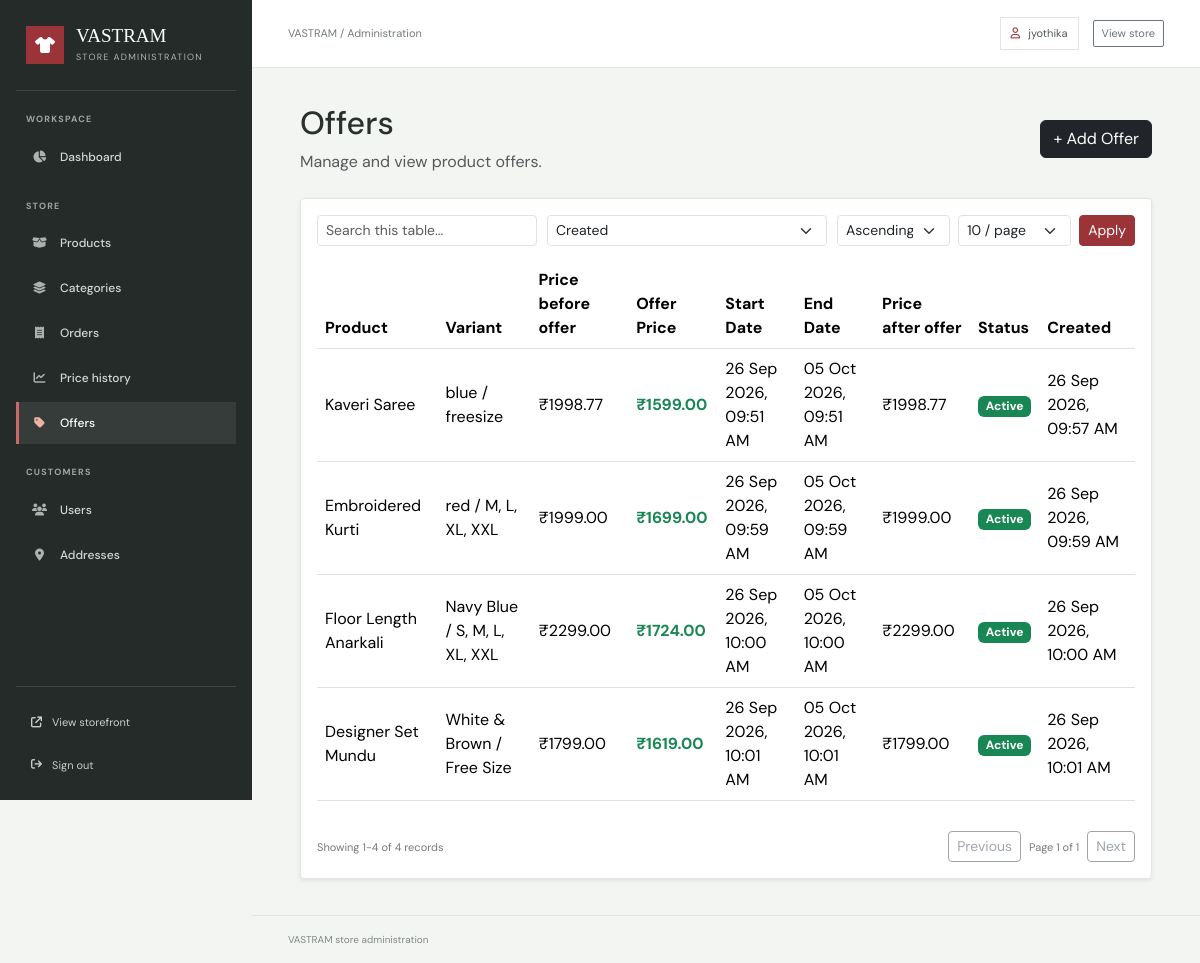
The page /accounts/admin-dashboard/offers/ (signed in) on the database its author committed.
### accounts/models.py (models this page shows)
class User(AbstractUser):
    uuid = models.UUIDField(default=uuid.uuid4, editable=False, unique=True)
    phone_number = models.CharField(max_length=15, blank=True)

### products/models.py (models this page shows, shortened)
class Offer(models.Model):
    uuid = models.UUIDField(default=uuid.uuid4, editable=False, unique=True)
    variant = models.ForeignKey(
        ProductVariant,
        on_delete=models.CASCADE,
        related_name='offers'
    )
    offer_price = models.DecimalField(
        max_digits=10,
        decimal_places=2
    )
    start_date = models.DateTimeField()
    end_date = models.DateTimeField()
    is_active = models.BooleanField(
        default=True
    )
    created_at = models.DateTimeField(
        auto_now_add=True
    )

class ProductVariant(models.Model):
    uuid = models.UUIDField(default=uuid.uuid4, editable=False, unique=True)
    product = models.ForeignKey(
        Product,
        on_delete=models.CASCADE,
        related_name='variants'
    )
    size = models.CharField(max_length=20, blank=True)
    color = models.CharField(max_length=50, blank=True)
    stock = models.PositiveIntegerField(default=0)
    price = models.DecimalField(
        max_digits=10,
        decimal_places=2
    )

class Product(models.Model):
    uuid = models.UUIDField(default=uuid.uuid4, editable=False, unique=True)
    name = models.CharField(max_length=200)
    slug = models.SlugField(max_length=220, unique=True, blank=True)
    category = models.ForeignKey(
        Category,
        on_delete=models.CASCADE
    )
    description = models.TextField()
    fabric = models.CharField(
        max_length=100,
        blank=True
    )
    image = models.ImageField(
        upload_to='products/',
        blank=True,
        null=True
    )
    created_at = models.DateTimeField(
        auto_now_add=True
    )

### accounts/views.py (the view)
@login_required
def admin_offers(request):
    if not request.user.is_superuser:
        return redirect('home')
    offer_queryset = Offer.objects.select_related(
        'variant',
        'variant__product'
    )
    table_context = admin_table_context(
        request,
        offer_queryset,
        [
            'variant__product__name',
            'variant__color',
            'variant__size',
        ],
        [
            ('product', 'Product', 'variant__product__name'),
            ('offer_price', 'Offer price', 'offer_price'),
            ('start', 'Start date', 'start_date'),
            ('end', 'End date', 'end_date'),
            ('created', 'Created', 'created_at'),
        ],
        'created'
    )
    offers = list(table_context['page_obj'].object_list)
    current_time = timezone.now()
    from products.models import PriceHistory
    offer_restored_prices = {
        (entry.variant_id, entry.start_date): entry.price
        for entry in PriceHistory.objects.filter(
            variant_id__in=[offer.variant_id for offer in offers],
            price_type='after_offer'
        )
    }
    base_price_history = {}
    for entry in PriceHistory.objects.filter(
        variant_id__in=[offer.variant_id for offer in offers],
        price_type__in=['original', 'updated', 'after_offer']
    ).order_by('variant_id', 'start_date', 'created_at'):
        base_price_history.setdefault(entry.variant_id, []).append(entry)
    for offer in offers:
        prices_before_offer = [
            entry for entry in base_price_history.get(offer.variant_id, [])
            if entry.start_date <= offer.start_date
            and (entry.end_date is None or entry.end_date >= offer.start_date)
        ]
        offer.price_before_offer = (
            prices_before_offer[-1].price
            if prices_before_offer else offer.variant.price
        )
        offer.restored_price = offer_restored_prices.get(
            (offer.variant_id, offer.end_date)
        )
        if not offer.is_active:
            offer.status = "Inactive"
        elif current_time < offer.start_date:
            offer.status = "Upcoming"
        elif current_time > offer.end_date:
            offer.status = "Expired"
        else:
            offer.status = "Active"
    return render(
        request,
        'admin_dashboard/offers.html',
        {
            'offers': offers,
            **table_context,
        }
    )

### templates/admin_dashboard/offers.html (shortened to what this page needs)
{% extends 'admin_dashboard/admin_base.html' %}
{% block content %}
<div class="container-fluid">
    <div class="d-flex justify-content-between align-items-center mb-4">
    <div>
        <h2>Offers</h2>
        <p class="text-muted mb-0">
            Manage and view product offers.
        </p>
    </div>
    <a href="{% url 'add_offer' %}"
       class="btn btn-dark">
        + Add Offer
    </a>
</div>
    <div class="card shadow-sm">
        <div class="card-body">
            {% if offers %}
            {% include 'admin_dashboard/includes/table_controls.html' %}
            <div class="table-responsive">
                <table class="table table-hover align-middle admin-searchable-table">
                    <thead>
                        <tr>
                            <th>Product</th>
                            <th>Variant</th>
                            <th>Price before offer</th>
                            <th>Offer Price</th>
                            <th>Start Date</th>
                            <th>End Date</th>
                            <th>Price after offer</th>
                            <th>Status</th>
                            <th>Created</th>
                        </tr>
                    </thead>
                    <tbody>
                        {% for offer in offers %}
                        <tr data-search="{{ offer.variant.product.name }} {{ offer.variant.color }} {{ offer.variant.size }} {{ offer.status }} {{ offer.offer_price }}">
                            <td>
                                {{ offer.variant.product.name }}
                            </td>
                            <td>
                                {% if offer.variant.color %}
                                    {{ offer.variant.color }}
                                {% endif %}
                                {% if offer.variant.size %}
                                    / {{ offer.variant.size }}
                                {% endif %}
                            </td>
                            <td>
                                ₹{{ offer.price_before_offer }}
                            </td>
                            <td>
                                <strong class="text-success">
                                    ₹{{ offer.offer_price }}
                                </strong>
                            </td>
                            <td data-sort-value="{{ offer.start_date|date:'U' }}">
                                {{ offer.start_date|date:"d M Y, h:i A" }}
                            </td>
                            <td data-sort-value="{{ offer.end_date|date:'U' }}">
                                {{ offer.end_date|date:"d M Y, h:i A" }}
                            </td>
                            <td>
                                {% if offer.restored_price %}
                                    ₹{{ offer.restored_price }}
                                {% else %}
                                    <span class="text-muted">—</span>
                                {% endif %}
                            </td>
                            <td>
    {% if offer.status == "Active" %}
        <span class="badge bg-success">
            Active
        </span>
    {% elif offer.status == "Upcoming" %}
        <span class="badge bg-primary">
            Upcoming
        </span>
    {% elif offer.status == "Expired" %}
        <span class="badge bg-danger">
            Expired
        </span>
    {% else %}
        <span class="badge bg-secondary">
            Inactive
        </span>
    {% endif %}
                            </td>
                            <td data-sort-value="{{ offer.created_at|date:'U' }}">
                                {{ offer.created_at|date:"d M Y, h:i A" }}
                            </td>
                        </tr>
                        {% endfor %}
                    </tbody>
                </table>
            </div>
            {% include 'admin_dashboard/includes/table_pagination.html' %}
            {% endif %}
        </div>
    </div>
</div>
{% endblock %}

### templates/admin_dashboard/admin_base.html (shortened to what this page needs)
{% load static %}
<!DOCTYPE html>
<html lang="en">
<head>
    <link href="https://cdn.jsdelivr.net/npm/bootstrap@5.3.8/dist/css/bootstrap.min.css" rel="stylesheet">
    <link rel="stylesheet" href="https://cdnjs.cloudflare.com/ajax/libs/font-awesome/6.5.2/css/all.min.css">
</head>
<body>
<div class="admin-shell">
    <aside class="admin-sidebar" id="adminSidebar" aria-label="Admin navigation">
        <div class="admin-brand">
            <span class="admin-brand-mark"><i class="fa-solid fa-shirt" aria-hidden="true"></i></span>
            <span>
                <span class="admin-brand-name">VASTRAM</span>
                <span class="admin-brand-caption">Store administration</span>
            </span>
        </div>
        <nav class="admin-nav">
            <div class="admin-nav-group">
                <p class="admin-nav-label">Workspace</p>
                <a href="{% url 'admin_dashboard' %}" class="admin-nav-link{% if request.resolver_match.url_name == 'admin_dashboard' %} active{% endif %}">
                    <i class="fa-solid fa-chart-pie" aria-hidden="true"></i> Dashboard
                </a>
            </div>
            <div class="admin-nav-group">
                <p class="admin-nav-label">Store</p>
                <a href="{% url 'admin_products' %}" class="admin-nav-link{% if request.resolver_match.url_name == 'admin_products' %} active{% endif %}">
                    <i class="fa-solid fa-box-open" aria-hidden="true"></i> Products
                </a>
                <a href="{% url 'admin_categories' %}" class="admin-nav-link{% if request.resolver_match.url_name == 'admin_categories' %} active{% endif %}">
                    <i class="fa-solid fa-layer-group" aria-hidden="true"></i> Categories
                </a>
                <a href="{% url 'admin_orders' %}" class="admin-nav-link{% if request.resolver_match.url_name == 'admin_orders' or request.resolver_match.url_name == 'admin_order_detail' %} active{% endif %}">
                    <i class="fa-solid fa-receipt" aria-hidden="true"></i> Orders
                </a>
                <a href="{% url 'admin_price_history' %}" class="admin-nav-link{% if request.resolver_match.url_name == 'admin_price_history' %} active{% endif %}">
                    <i class="fa-solid fa-chart-line" aria-hidden="true"></i> Price history
                </a>
                <a href="{% url 'admin_offers' %}" class="admin-nav-link{% if request.resolver_match.url_name == 'admin_offers' %} active{% endif %}">
                    <i class="fa-solid fa-tag" aria-hidden="true"></i> Offers
                </a>
            </div>
            <div class="admin-nav-group">
                <p class="admin-nav-label">Customers</p>
                <a href="{% url 'admin_users' %}" class="admin-nav-link{% if request.resolver_match.url_name == 'admin_users' %} active{% endif %}">
                    <i class="fa-solid fa-users" aria-hidden="true"></i> Users
                </a>
                <a href="{% url 'admin_addresses' %}" class="admin-nav-link{% if request.resolver_match.url_name == 'admin_addresses' %} active{% endif %}">
                    <i class="fa-solid fa-location-dot" aria-hidden="true"></i> Addresses
                </a>
            </div>
        </nav>
        <div class="admin-sidebar-footer">
            <a href="{% url 'home' %}"><i class="fa-solid fa-arrow-up-right-from-square" aria-hidden="true"></i> View storefront</a>
            <a href="{% url 'logout' %}"><i class="fa-solid fa-arrow-right-from-bracket" aria-hidden="true"></i> Sign out</a>
        </div>
    </aside>
    <div class="admin-main">
        <header class="admin-topbar">
            <div class="admin-topbar-start">
                <span class="admin-topbar-title">VASTRAM / Administration</span>
            </div>
            <div class="admin-topbar-actions">
                <span class="admin-user-chip"><i class="fa-regular fa-user" aria-hidden="true"></i> {{ request.user.username }}</span>
                <a href="{% url 'home' %}" class="btn btn-sm btn-outline-secondary">View store</a>
            </div>
        </header>
        <main class="admin-content">
            {% block content %}{% endblock %}
        </main>
        <footer class="admin-footer">VASTRAM store administration</footer>
    </div>
</div>
</body>
</html>

### rows shown on the page
User: user.username "jyothika"
Offer: variant.product.name "Kaveri Saree", variant.color "blue", variant.size "freesize", price_before_offer "1998.77", offer_price "1599.00", start_date "26 Sep 2026, 09:51 AM", end_date "05 Oct 2026, 09:51 AM", restored_price "1998.77", shows "Active", created_at "26 Sep 2026, 09:57 AM"
Offer: variant.product.name "Embroidered Kurti", variant.color "red", variant.size "M, L, XL, XXL", price_before_offer "1999.00", offer_price "1699.00", start_date "26 Sep 2026, 09:59 AM", end_date "05 Oct 2026, 09:59 AM", restored_price "1999.00", shows "Active", created_at "26 Sep 2026, 09:59 AM"
Offer: variant.product.name "Floor Length Anarkali", variant.color "Navy Blue", variant.size "S, M, L, XL, XXL", price_before_offer "2299.00", offer_price "1724.00", start_date "26 Sep 2026, 10:00 AM", end_date "05 Oct 2026, 10:00 AM", restored_price "2299.00", shows "Active", created_at "26 Sep 2026, 10:00 AM"
Offer: variant.product.name "Designer Set Mundu", variant.color "White & Brown", variant.size "Free Size", price_before_offer "1799.00", offer_price "1619.00", start_date "26 Sep 2026, 10:01 AM", end_date "05 Oct 2026, 10:01 AM", restored_price "1799.00", shows "Active", created_at "26 Sep 2026, 10:01 AM"

### other values the page prints
{{ page_obj.start_index }} "1"
{{ page_obj.end_index }} "4"
{{ page_obj.paginator.count }} "4"
{{ page_obj.number }} "1"
{{ page_obj.paginator.num_pages|default:1 }} "1"
form field sort "Created"
form field per_page "10 / page"
